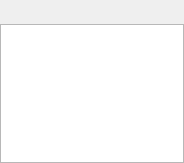
<?xml version="1.0" encoding="UTF-8"?>
<ui version="4.0">
 <class>PopupWindowClass</class>
 <widget class="QWidget" name="PopupWindowClass">
  <property name="geometry">
   <rect>
    <x>0</x>
    <y>0</y>
    <width>184</width>
    <height>163</height>
   </rect>
  </property>
  <property name="windowTitle">
   <string>PopupWindow</string>
  </property>
  <layout class="QGridLayout" name="gridLayout">
   <property name="margin">
    <number>0</number>
   </property>
   <property name="spacing">
    <number>0</number>
   </property>
   <item row="0" column="0">
    <widget class="QLabel" name="nickLabel">
     <property name="sizePolicy">
      <sizepolicy hsizetype="Preferred" vsizetype="Preferred">
       <horstretch>0</horstretch>
       <verstretch>0</verstretch>
      </sizepolicy>
     </property>
     <property name="minimumSize">
      <size>
       <width>0</width>
       <height>24</height>
      </size>
     </property>
     <property name="text">
      <string/>
     </property>
     <property name="alignment">
      <set>Qt::AlignCenter</set>
     </property>
    </widget>
   </item>
   <item row="1" column="0">
    <widget class="PopupTextBrowser" name="textBrowser">
     <property name="mouseTracking">
      <bool>true</bool>
     </property>
     <property name="focusPolicy">
      <enum>Qt::ClickFocus</enum>
     </property>
     <property name="contextMenuPolicy">
      <enum>Qt::NoContextMenu</enum>
     </property>
     <property name="verticalScrollBarPolicy">
      <enum>Qt::ScrollBarAlwaysOff</enum>
     </property>
     <property name="horizontalScrollBarPolicy">
      <enum>Qt::ScrollBarAlwaysOff</enum>
     </property>
     <property name="textInteractionFlags">
      <set>Qt::NoTextInteraction</set>
     </property>
     <property name="openLinks">
      <bool>false</bool>
     </property>
    </widget>
   </item>
  </layout>
 </widget>
 <layoutdefault spacing="6" margin="11"/>
 <customwidgets>
  <customwidget>
   <class>PopupTextBrowser</class>
   <extends>QTextBrowser</extends>
   <header>src/corelayers/notification/popuptextbrowser.h</header>
  </customwidget>
 </customwidgets>
 <resources/>
 <connections/>
</ui>
